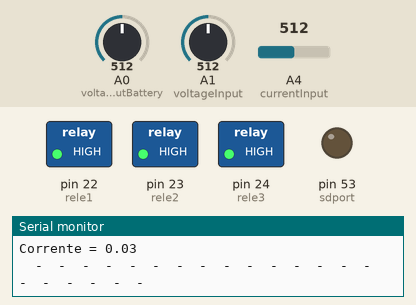
The sketch below on a simulated Arduino Mega 2560, built with avr-gcc and run on an emulated ATmega2560. Parts: switched loads named in the sketch (green lamp = pin HIGH), output pins drawn as LEDs (lit = HIGH), the last lines printed to the serial monitor. The inputs (shaded band) are chosen by the test bench; at power-on: A0 (voltageInputBattery) = 512, A1 (voltageInput) = 512, A4 (currentInput) = 512. The local clock reads 2024-03-15 10:24:30 at power-on unless the sketch sets it; storage starts empty.

Above: at 1.2 s.
1.3 s: A0 (voltageInputBattery) set to 213
4.3 s: A0 (voltageInputBattery) set to 191
At 7.4 s:
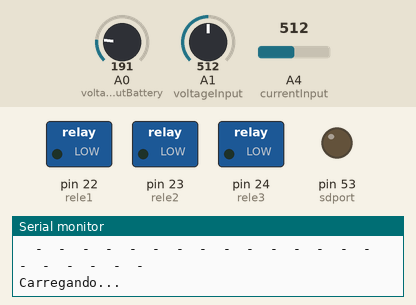
Timing chart, 0 to 8.9 s (numbered marks = the images above; inputs shaded):
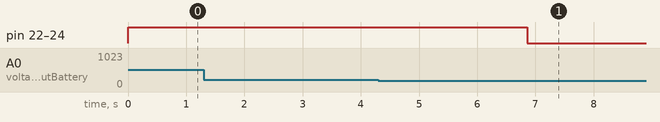

Measured:
- the behaviour switches between 205 and 204 on A0 (voltageInputBattery) (found by bisection; images 0 and 1)
- after the input at 4.3 s, pin 22 (rele1), pin 23 (rele2), pin 24 (rele3): HIGH → LOW after 2.6 s

The sketch:

ControladorVer4_1sdcard.ino
```cpp
/*******
#CONTROLADOR DE CARGA PARA PAINEL FOTOVOLTÁICO
#Autor: Gabriel Ghellere
#
#Vide README.txt.
*******/


#include <SD.h>
#include <Arduino.h>
#include <DS3231.h>

#define voltageInputBattery A0 //Sensor A0
#define voltageInput A1 //Sensor A1
#define voltageInputAUX A2 //Sensor A2
#define currentInput A4 //Amperimetro
#define rele1 22 //Porta rele
#define rele2 23 //Porta rele 2
#define rele3 24 //Porta rele 3
#define sTime 7.55 //Hora inicial
#define fTime 18.00 //Hora final
#define vMin 11 //Voltagem minima
#define cMin 5 //Corrente minima
#define medidas 10 //Numero de leituras
#define minutos 300000 //Tempo ligado (ms)
#define sdport 53 //Porta CSK Adaptador SD

File myFile;

/**O arduino ATMEGA possui duas entradas especificas para comunicacao SDA E SLC, portanto se for utili
zar o arduino UNO as portas correspondentes serão A4 e A5 respectivamenet**/

DS3231  rtc(SDA, SCL);

Time  t;

float vinA0 = 0.0;
float vinA1 = 0.0;
float vinA2 = 0.0;
float Current = 0.0;
int valueCurrent = 0.0;
int valueA0 = 0.0;
int valueA1 = 0.0;
int valueA2 = 0.0;
float R1 = 1000000.0; //Resistor 1
float R2 = 100000.0; //Resistor 2
float relac = (R2 / (R1 + R2));   //Esse divisor de tensoes atua com o range de 0 a 55V tomar cuidado, para alterar calcular um novo divisor tendo em mente que a saida do Arduino não pode ultrapassar 5v
int mVperAmp = 66;// sensibilidade do sensor de corrente vide datasheet
int RawValue = 0; //valor da leitura analogica da corrente
int ACSoffset = 2500; //constante da corrente (vide datasheet)
double Voltage = 0;
double Amps = 0;


void setup() {
	pinMode(voltageInputBattery, INPUT);
	pinMode(voltageInput, INPUT);
	pinMode(voltageInputAUX, INPUT);
	pinMode(currentInput, INPUT);
	pinMode(rele1, OUTPUT);
	pinMode(rele2, OUTPUT);
	pinMode(rele3, OUTPUT);
	digitalWrite(rele1, HIGH);
	digitalWrite(rele2, HIGH);
	digitalWrite(rele3, HIGH);
	analogReference(DEFAULT);
	Serial.begin(9600);//inicia porta serial
	rtc.begin(); //inicia o relogio
	Serial.println("Iniciando sd"); //Inicializacao do cartao sd
	pinMode(sdport, OUTPUT);

	if (SD.begin(sdport))
		Serial.println("SD iniciado \n");

	//SETAR A  DATA AQUI
	//rtc.setDOW(MONDAY);   //DIA
	//rtc.setTime(9, 26, 10);   //Hora (24hr)
	//rtc.setDate(9, 5, 2016); //Data MM/DD/AA
}

float lePorta(uint8_t analogInput) {    //Le a porta analogica e retorna a media das medidas
	int sum = 0;
	for (int i = 0; i < medidas; i++) {
		sum += 1.0 * analogRead(analogInput);
		delay(5);
	}
	return sum / (float)medidas;
}

float calcTensao(float value) {
	float vout = 0.0;
	vout = (value * 5.0) / 1024.0;
	//vout = map(value 0, 1023, 0, 55) ALTERNATIVO A LINHA ACIMA
	return vout / relac;
}

float calcCorrente(float value) {
	Voltage = map(RawValue, 0, 1023, 0, 5000); //(RawValue / 1024.0) * 5000; // Gets you mV
	return ((Voltage - ACSoffset) / mVperAmp);
}

void mostraData() {
	t = rtc.getTime();
	myFile = SD.open("log.txt", FILE_WRITE);

	/**A data sera impressa somente no cartao sd, para mostrar no serial utilizar Serial.print ao
	invez de myFile.print**/

	if (myFile) {
		myFile.print(t.dow, DEC);
		myFile.print(" ");
		myFile.print(t.date, DEC);
		myFile.print(" ");
		myFile.print(rtc.getMonthStr());
		myFile.print(" ");
		myFile.print(t.year, DEC);
		myFile.print(" ");
		myFile.print(t.hour, DEC);
		myFile.print(" ");
		myFile.print(t.min, DEC);
		myFile.print(" ");
		myFile.print(t.sec, DEC);
		myFile.close();
	}
	else Serial.println("Sem sd, os dados nao serao salvos no log");
}

void loop() {
	//tensao;
	valueA0 = lePorta(voltageInputBattery);    //Conversao e calculo do divisor de tensao
	vinA0 = calcTensao(valueA0);

	valueA1 = lePorta(voltageInput);
	vinA1 = calcTensao(valueA1);
	//corrente
	RawValue = lePorta(currentInput);
	Amps = calcCorrente(RawValue);

	mostraData();

	Serial.print("Tensao em A0 (BATERIA) = ");
	Serial.println(vinA0, 2);
	Serial.print("Tensao em A1 = ");
	Serial.println(vinA1, 2);
	Serial.print("Tensao em A2 = ");
	Serial.println(vinA2, 2);
	Serial.print("Corrente = ");
	Serial.println(Amps, 2);
	Serial.println("  -  -  -  -  -  -  -  -  -  -  -  -  -  -  -  -  -  -  -  -  -");

	//GRAVANDO NO SD
	myFile = SD.open("log.txt", FILE_WRITE);
	if (myFile) {
		myFile.print(" ");
		myFile.print(vinA0, 2);
		myFile.print(" ");
		myFile.print(vinA1, 2);
		myFile.print(" ");
		myFile.print(vinA2, 2);
		myFile.print(" ");
		myFile.print(Amps, 2);
		myFile.println(" ");
		myFile.close();
	}

	/***O carregador agirá somente em horas e voltagem específicas
	(sTime e fTime, e a voltagem acima de vMin***/

	if (t.hour > sTime and t.hour < fTime and vinA0 < vMin) {

		/**Abre rele que carrega a bateria e os reles de isolamento **/

		digitalWrite(rele1, LOW);
		digitalWrite(rele2, LOW);
		digitalWrite(rele3, LOW);

		Serial.print("Carregando...");

		//while ( Amps < 3) {
		/* if (t.hour > sTime and t.hour < fTime) {
		RawValue = lePorta(currentInput);
		Amps = calcCorrente(RawValue);
		Serial.println(RawValue);
		Serial.print("Corrente = ");
		Serial.println(Amps, 2);
		delay(5000);**/

		delay(minutos); //Tempo de carregamento

		/*}
		else {
		break;
		}
		}*/

		//Desliga o rele, finaliza carregamento

		digitalWrite(rele1, HIGH);
		digitalWrite(rele2, HIGH);
		digitalWrite(rele3, HIGH);
		Serial.print("Carregamento finalizado");
	}
	delay(3000);
}
```
